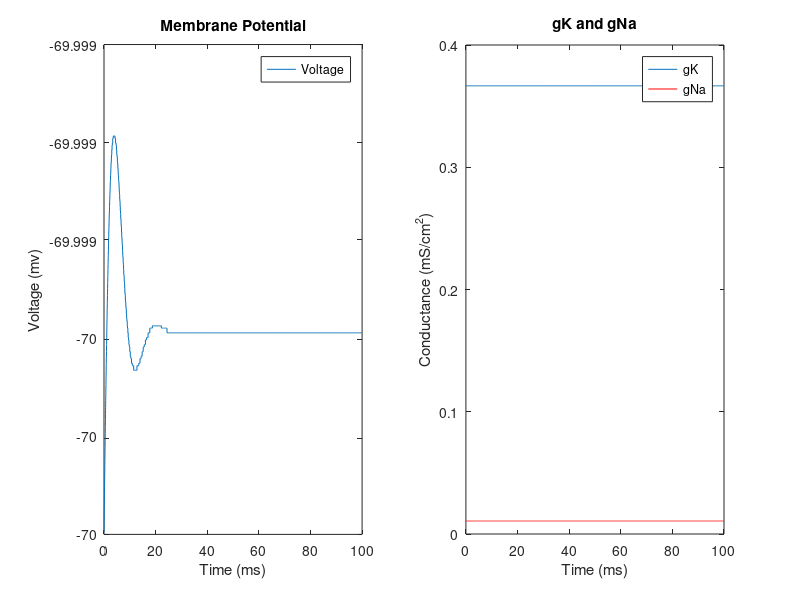

This figure's MATLAB source:
%Timecourse - Simulation time with timesteps 
simulT = 100; %miliseconds
dT = .01; %Time Interval
t= 0:dT:simulT;  %Starting from 0 to 100 at timestep of dT


%Injected Current ( affects the change in voltage) - Constant Current
I = zeros(1, length(t))    
I(1:end) = 5.*pi.*(1e-8).*(1e3); %Setting from 1 to end; 
%the corresponding values of the current input for each timestep is set to five.
%the given unit of microAmp/cm^2 is converted to microAmps by multiplying
%the given value by cell surface area (sphere: 4*pi*R^2) with diameter of 1 micron^2 (Diameter
%of human nerve cell as referenced by Wikipedia)    


%Parameter Constants (Provided in the Modeling Phase1 document)
gbar_K = 36;   %maximum Conductance of K+
gbar_Na = 120; %maximum Conductance of Na+
gbar_L = 0.3; %maximum Conductance of Leakage
E_K = -12; %Nernst Voltage of K+
E_Na = 115; %Nernst Voltage of NA+
E_L = 10.6; %Nernst Voltage of Leakage
C_m = 1; %Membrane Capacitance

%Initial Condition & Gating Variables (Provided in the Modeling Phase1 document)
V_m = 0;    %initial voltage set to zero

%gating variables have no units
alpha_m = 0.1 * ( (25-V_m) / (exp((25-V_m)/10)-1) ); %probability of alpha_m 
beta_m = 4 * exp(-V_m/18); %probability of beta_m 
alpha_n = 0.01 * ( (10-V_m) / (exp((10-V_m)/10)-1) ); %probability of alpha_n 
beta_n = 0.125 * exp(-V_m/80) ; %probability of beta_n
alpha_h = 0.07 * exp(-V_m/20) ;  %probability of alpha_h 
beta_h = 1/ (exp((30-V_m)/10) +1); %probability of beta_h 

m(1) = alpha_m / (alpha_m + beta_m); %probability of channel open and let ions flow for m
n(1) = alpha_n / (alpha_n + beta_n);%probability of channel open and let ions flow for n
h(1) = alpha_h / (alpha_h + beta_h);%probability of channel inactivation

for i = 1:length(t)-1 %For indexing until 10000, one has to substract 1.
    %for loop is used to take information from previous timestep and also
    %multiplying timestep by given function and constant.
    %Gating variables at each timestep 
    %The same gating variables listed above. The variables are calculated
    %at each timestep.
    alpha_m(i) = 0.1 * ( (25-V_m(i)) / (exp((25-V_m(i))/10)-1) ); 
    beta_m(i) = 4 * exp(-V_m(i)/18);
    alpha_n(i) = 0.01 * ( (10-V_m(i)) / (exp((10-V_m(i))/10)-1) );
    beta_n(i) = 0.125 * exp(-V_m(i)/80) ;
    alpha_h(i) = 0.07 * exp(-V_m(i)/20) ; 
    beta_h(i) = 1/ (exp((30-V_m(i))/10) +1);
    
    %Currents (Provided in the Modeling Phase1 document)
    I_Na = (m(i)^3 * gbar_Na * h(i) * (V_m(i) - E_Na)); %Current for Na+ ions
    I_K = (n(i)^4 * gbar_K * (V_m(i) - E_K));%Current for K+ ions
    I_L = gbar_L * (V_m(i) - E_L);%Current for leakage
    I_ion = I(i) - I_K - I_Na - I_L;%Current for ions
    
    %First order approximation using Euler's Method
    V_m(i+1) = V_m(i) + dT * I_ion/C_m;
    n(i+1) = n(i) + dT * (alpha_n(i) * (1-n(i)) - beta_n(i) * n(i));
    m(i+1) = m(i) + dT * (alpha_m(i) * (1-m(i)) - beta_m(i) * m(i));
    h(i+1) = h(i) + dT * (alpha_h(i) * (1-h(i)) - beta_h(i) * h(i));
    %The values of n(i+1), m(i+1), and h(i+1) are dependent on the previous
    %values of n(i), m(i), and h(i) respectively. 
    %These correspond to the derivates listed on the Modeling Phase1
    %document

    
end

V_m = V_m - 70;   %The resting membrane potential is set by subtracting 70mV from the
%intial voltage value

%Plot Membrane Potential.
subplot(1, 2, 1)  %Refer to the left figure  
plot (t, V_m)  %Plot membrane voltage over duration of time 
legend ({'Voltage'}) % Boxed fonts representing the line of graph
xlabel('Time (ms)')  %X-axis with Time in miliseconds
ylabel('Voltage (mv)') %Y-axis with Voltage in milivolts
title('Membrane Potential') % Title of the graph

%Plot Conductances.
subplot(1, 2, 2) %Refer to the right figure 
P1 = plot(t,gbar_K * n.^4); %Plot K+ conductance over duration of time
hold on %Allow to hold two distinguished lines on the same graph.
P2 = plot(t, gbar_Na * (m.^3).*h, 'r'); %Plot Na+ conductance over duration of time
legend([P1,P2], 'gK', 'gNa') % Boxed fonts representing each line of graph
xlabel('Time (ms)')   %X-axis with Time in miliseconds
ylabel('Conductance (mS/cm^2)') %Y-axis with Conductance in S/cm^2
title ('gK and gNa')  % Title of the graph